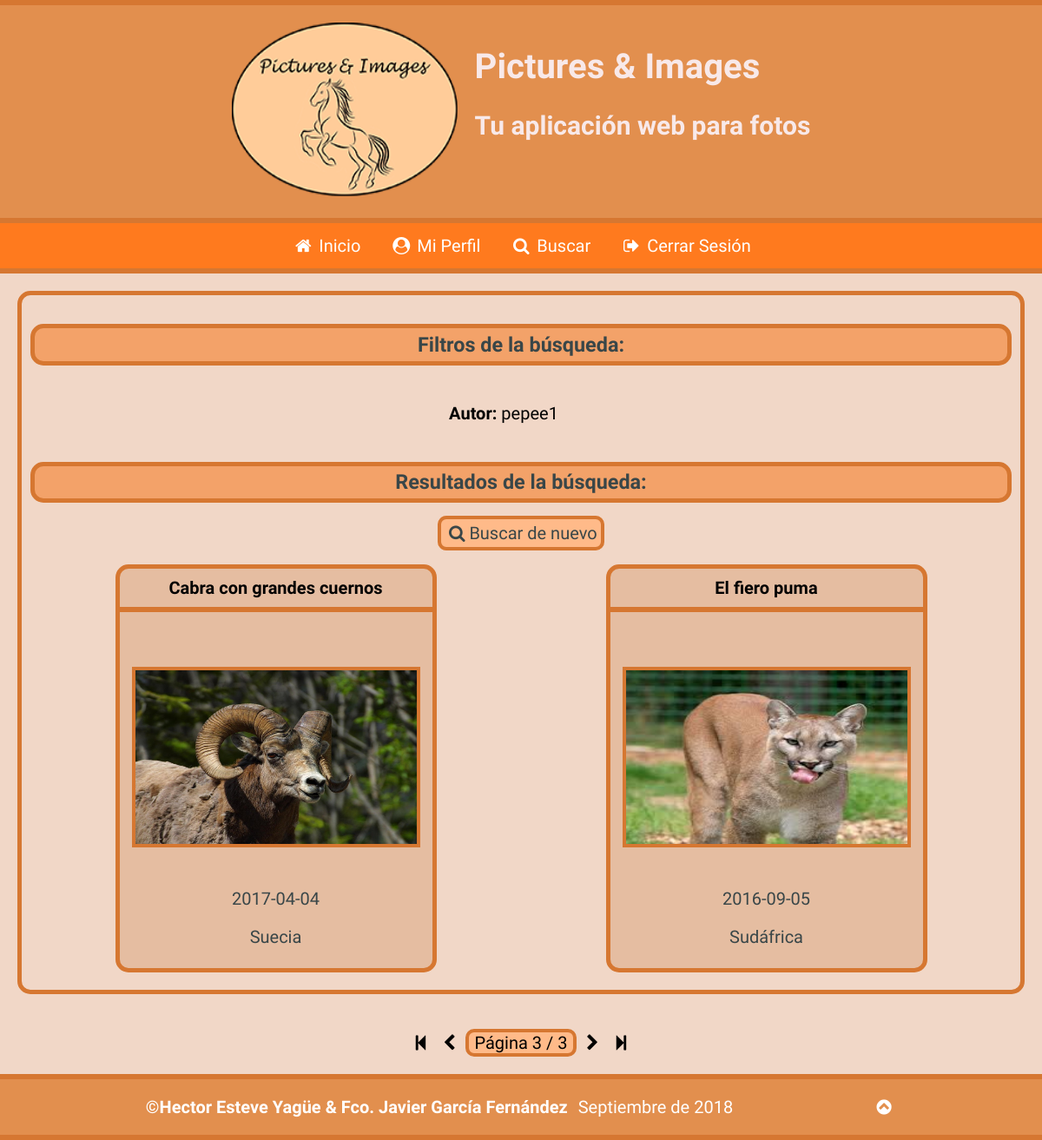
Screenshot of /resultado_busqueda.php?Usuario=1&pagina=3 (signed in) with the database file from the repository.
### tables this page shows
CREATE TABLE `usuarios` (
  `IdUsuario` int(11) NOT NULL,
  `NomUsuario` varchar(15) NOT NULL,
  `Clave` varchar(200) NOT NULL,
  `Email` varchar(200) NOT NULL,
  `Sexo` tinyint(4) NOT NULL,
  `FNacimiento` date NOT NULL,
  `Ciudad` varchar(200) NOT NULL,
  `Pais` int(11) NOT NULL,
  `Foto` varchar(200) NOT NULL,
  `FRegistro` datetime NOT NULL DEFAULT CURRENT_TIMESTAMP ON UPDATE CURRENT_TIMESTAMP,
  `Estilo` int(11) NOT NULL
);

CREATE TABLE `fotos` (
  `IdFoto` int(11) NOT NULL,
  `Titulo` varchar(200) NOT NULL,
  `Descripcion` mediumtext NOT NULL,
  `Fecha` date NOT NULL,
  `Pais` int(11) NOT NULL,
  `Album` int(11) NOT NULL,
  `Fichero` varchar(500) NOT NULL,
  `Alternativo` varchar(200) NOT NULL,
  `FRegistro` datetime NOT NULL DEFAULT CURRENT_TIMESTAMP ON UPDATE CURRENT_TIMESTAMP
);

CREATE TABLE `paises` (
  `IdPais` int(11) NOT NULL,
  `NomPais` varchar(200) NOT NULL,
  `Continente` varchar(200) NOT NULL
);

### extraerDatos.php (called while the page is built, shortened)
<?php
	function extraerUsuario(&$IdUsu){
		if(is_numeric($IdUsu)){
			$sentencia = 'SELECT NomUsuario FROM usuarios WHERE IdUsuario =' . $IdUsu;
			if(!($resultado = $GLOBALS["mysqli"]->query($sentencia))){
				echo "<p>Error al ejecutar la sentencia <b>$sentencia</b>: " . $GLOBALS["mysqli"]->error;
				echo '</p>';
				exit;
			}
			$fila = $resultado->fetch_object();
			return $fila->NomUsuario;
		}
		else{
			return $IdUsu;
		}
	}
?>

### rellenarVariableBusqueda.php (called while the page is built, shortened)
<?php
	$busqueda = '';
	$contador = 0;
	$comparador = "=";
	foreach ($getSaneado as $key => $value){
		if($key == "pagina"){
			$value = null;
		}
		if(!empty($value)){
			if($contador == 0){
				if(is_numeric($value)){
					$busqueda = $busqueda . $key . $comparador . $value;
				}
				else{
					$busqueda = $busqueda . $key . $comparador . "'" . $value . "'";
				}
				$contador = $contador + 1;
			}
		}
	}
	if($busqueda != "No"){
		if(!empty($getSaneado["Desde"]) && !empty($getSaneado["Hasta"])){
			if($getSaneado["Desde"] > $getSaneado["Hasta"]){
				$FechasValidas = false;
				echo <<<cerrarSection
						</div>
					</section>
cerrarSection;
				mostrarMensErrorFechasInvalidas();
			}
			else{
				$key = 'Fecha';
				$comparador = ' BETWEEN ';
				$desde = $getSaneado["Desde"];
				$hasta = $getSaneado["Hasta"];
				$desde = str_replace("-", "", $desde);
				$hasta = str_replace("-", "", $hasta);
				if(is_numeric($desde) && is_numeric($hasta)){
					$desde = (int) $desde;
					$hasta = (int) $hasta;
					$desde = "$desde";
					$hasta = "$hasta";
					if($contador == 0){
						$busqueda = $busqueda . $key . $comparador . $desde . ' AND ' . $hasta;
					}
					else{
						$busqueda = $busqueda . ' AND ' . $key . $comparador . $desde . ' AND ' . $hasta;
					}
				}
				else{
					$busqueda = '';
				}
			}
		}
		else{
			$key = 'Fecha';
			$comparador = ' LIKE ';
			if(!empty($getSaneado["Desde"]) && empty($getSaneado["Hasta"])){
				$value = (string) $getSaneado["Desde"];
				$value = "'%$value%'";
				if($contador == 0){
					$busqueda = $busqueda . $key . $comparador . $value;
				}
				else{
					$busqueda = $busqueda . ' AND ' . $key . $comparador . $value;
				}
			}
			else{
				$busqueda = $busqueda;
			}
		}
	}
	else{
		$busqueda = '';
	}
?>

### paginacion.php (called while the page is built, shortened)
<?php
	if(mysqli_num_rows($resultado) >= 1){
		$numTotalRegistros = mysqli_num_rows($resultado);
		$totalPaginas = ceil($numTotalRegistros / $tamPag);
	}
?>

### resultado_busqueda.php (the view, shortened to what this page needs)
<?php
require_once("head.php");
require_once("header.php");
require_once("conexion_db.php");
if(isset($_SESSION["usuarioLog"]) && $cookieFalsa == false){
	require_once("barraNavSesionIniciada.php");
}
else{
	require_once("barraNavSesionNoIniciada.php");
	if($cookieFalsa){
		mostrarMensErrorCookie();
	}
}
?>
<?php
	require_once("extraerDatos.php");
		$hayGet = false;
		$hayFiltros = false;
		foreach ($_GET as $value){
			if(isset($value)){
				$hayGet=true;
			}
			if(!empty($value)){
				$hayFiltros = true;
			}
		}
		if($hayGet==true){
			if($hayFiltros == true){
				echo<<<filtros
				<section id="resultados">
				<h3>Filtros de la búsqueda:</h3>
				<div id="filtrosAplicados" class="mostrarDatos">
filtros;
				$getSaneado = $_GET;
				foreach ($getSaneado as $key => $value) {
					$clave = $key;
					cambiarClave($clave);
					if(!empty($value)){
						if($key == "Usuario"){
							$value = extraerUsuario($value);
						}
						if($key != "pagina"){
							echo"<p><b>$clave:</b> $value</p>";
						}
					}
				}
				echo "</div>";
				$FechasValidas = true;
				require_once("rellenarVariableBusqueda.php");
				if(!empty($busqueda)){
					$sentencia = 'SELECT IdFoto, f.Titulo, a.Titulo AS AlbumTit, NomUsuario, Fichero, Alternativo, Fecha, NomPais FROM fotos f JOIN albumes a on (f.Album = a.IdAlbum) JOIN usuarios ON (a.Usuario = usuarios.IdUsuario) JOIN paises ON (usuarios.Pais = paises.IdPais) WHERE ' . $busqueda;
					if(!($resultado = $mysqli->query($sentencia))) {
						echo "<p>Error al ejecutar la sentencia <b>$sentencia</b>: " . $mysqli->error;
						echo '</p>';
						exit;
					}
					$tamPag = 5;
					require_once("paginacion.php");
					if(!empty($_GET["pagina"]) && ($_GET["pagina"] > $totalPaginas || !is_numeric($_GET["pagina"]))){
						$pagina = $totalPaginas;
						echo<<<cerrarSection
							</div>
						</section>
cerrarSection;
						mostrarErrorPaginaNoExistente();
					}
					else{
						if($FechasValidas){
							mostrarResultBusq();
						}
					}
				}
		}
		else{
			mostrarErrorNoHaBuscado();
		}
	}
	else{
		mostrarErrorNoHaBuscado();
	}
function cambiarClave(&$clave){
	$clav = array(
		"Album" => "Álbum",
		"NomUsuario" => "Autor",
		"Usuario" => "Autor",
		"FRegistro" => "Fecha",
		"Titulo" => "Título",
		"Descripcion" => "Descripción",
		"palClave" => "Palabra clave",
		"Pais" => "País",
	);
	foreach ($clav as $key => $value) {
		if($clave == $key){
			$clave = $value;
			break;
		}
	}
}
function mostrarResultBusq(){
	echo<<<resultadoBusqueda1
		<h3>Resultados de la búsqueda:</h3>
		<a href="formulario_busqueda.php" title="Realizar otra búsqueda"><span class="icon-search">Buscar de nuevo</span></a>
		<div class="imagenes">
resultadoBusqueda1;
		require_once("paginacion.php");
		$sentencia = $sentencia = 'SELECT IdFoto, f.Titulo, a.Titulo AS AlbumTit, NomUsuario, Fichero, Alternativo, Fecha, NomPais FROM fotos f JOIN albumes a on (f.Album = a.IdAlbum) JOIN usuarios ON (a.Usuario = usuarios.IdUsuario) JOIN paises ON (f.Pais = paises.IdPais) WHERE ' . $GLOBALS["busqueda"] . ' ORDER BY (Fecha) DESC ' . 'LIMIT ' . $GLOBALS["inicio"] . ',' . $GLOBALS["tamPag"];
		if(!($resultado = $GLOBALS["mysqli"]->query($sentencia))) {
			echo "<p>Error al ejecutar la sentencia <b>$sentencia</b>: " . $GLOBALS["mysqli"]->error;
			echo '</p>';
			exit;
		}
		if(mysqli_num_rows($resultado) >= 1){
			while($fila = $resultado->fetch_assoc()){
				$idFoto = $fila["IdFoto"];
				$titulo = $fila["Titulo"];
				$fichero = $fila["Fichero"];
				$alt = $fila["Alternativo"];
				$fecha = $fila["Fecha"];
				$pais = $fila["NomPais"];
		echo<<<articulo
			<article>
				<h4><a href="detalle_foto.php?id=$idFoto" title="Ver detalles de la foto">$titulo</a></h4>
				<figure>
					<a href="detalle_foto.php?id=$idFoto" title="Ver detalles de la foto"><img src="./$fichero" alt="$alt"/></a>
				</figure>
				<footer>
					<p><time datetime="$fecha">$fecha</time></p>
					<p>$pais</p>
				</footer>
			</article>
articulo;
			}
		}
		else{
			echo "<p><b>No hay resultados</b></p>";
		}
	echo<<<resultadoBusqueda2
		</div>
		</section>
		<div class="paginacion">
			<div>
				<a href="resultado_busqueda.php?{$GLOBALS['getUrl']}&pagina=1"><span class="icon-to-start" title="Primeras 5 imágenes"></span></a>
				<a href="resultado_busqueda.php?{$GLOBALS['getUrl']}&pagina={$GLOBALS['paginaAnt']}"><span class="icon-left-open" title="Anteriores 5 imágenes"></span></a>
				<p>Página <output>{$GLOBALS['pagina']}</output> / {$GLOBALS['totalPaginas']}</p>
				<a href="resultado_busqueda.php?{$GLOBALS['getUrl']}&pagina={$GLOBALS['paginaSig']}"><span class="icon-right-open" title="Siguientes 5 imágenes"></span></a>
				<a href="resultado_busqueda.php?{$GLOBALS['getUrl']}&pagina={$GLOBALS['totalPaginas']}"><span class="icon-to-end" title="Últimas 5 imágenes"></span></a>
			</div>
		</div>
resultadoBusqueda2;
}
?>
<?php
	require_once("footer.php");
?>

### estilo.css (style rules this page uses)
body { box-sizing: border-box; min-width: 320px; max-width: 1980px; margin: 0 auto; background-color: #F1D7C7; font-family: 'Kalam', cursive; font-size: 20px; position: relative; }
body>section { margin: 1em; border: 0.3em solid #D67731; border-width: 5px; border-radius: 15px; padding: 0.5em; text-align: center; }
body>section>h3 { background-color: #F3A269; padding: 0.2em; border: 0.3em solid #D67731; border-width: 5px; border-radius: 15px; display: flex; justify-content: center; color: #394648; }
body>section>a { border: 0.2em solid #D67731; border-radius: 10px; background-color: #FFBA89; padding: 0.2em; color: #394648; text-decoration: none; margin: 1em; }
body>section>.imagenes { display: flex; flex-direction: row; flex-wrap: wrap; justify-content: space-around; margin-top: 0.7em; }
body>section>.imagenes>article { display: flex; flex-direction: column; background-color: #E5BDA1; border: 0.3em solid #D67731; border-width: 5px; border-radius: 15px; justify-content: space-between; color: #394648; overflow: hidden; height: 23em; width: 18em; margin: 0.5em; }
body>section>.imagenes>article>figure { margin: 0; margin-top: 1em; border: 0.2em solid #D67731; width: 90%; height: 10em; align-self: center; }
body>section>.imagenes>article>figure>a { margin: 0; display: flex; flex-direction: column; transition: all .35s ease-in-out; width: 100%; height: 100%; }
body>section>.imagenes>article>figure>a>img { width: 100%; height: 100%; align-self: center; }
body>section>.imagenes>article>h4 { margin: 0; border-bottom: 0.3em solid #D67731; padding: 0.5em; text-overflow: ellipsis; width: 100%; white-space: nowrap; overflow: hidden; align-self: center; }
body>section>.imagenes>article>h4>a { text-decoration: none; color: #000000; cursor: pointer; }
body>section>.imagenes>article>footer { display: flex; flex-direction: column; padding: 0.2em; border-radius: 15px; margin-bottom: 1em; }
body>section>.imagenes>article>footer>p { color: #394648; margin: 0; }
body>section>.imagenes>article>footer>p:first-of-type { margin-bottom: 1em; }
body>section>.mostrarDatos>p { margin-right: 2em; }
body>.paginacion { align-self: center; display: flex; justify-content: center; }
body>.paginacion>div>a { text-decoration: none; color: #000000; }
body>.paginacion>div>a,p { justify-content: center; display: inline-block; }
body>.paginacion>div>a>span { text-decoration: none; }
body>.paginacion>div>p { border: 0.2em solid #D67731; border-radius: 10px; background-color: #FFBA89; padding-left: 0.3em; padding-right: 0.3em; }

### rows the page displays
usuarios: NomUsuario "pepee1"
fotos: Titulo "Cabra con grandes cuernos", Fichero (picture), Fecha "2017-04-04", Pais.NomPais "Suecia"
fotos: Titulo "El fiero puma", Fichero (picture), Fecha "2016-09-05", Pais.NomPais "Sudáfrica"

### other values shown
$GLOBALS['pagina'] "3"
$GLOBALS['totalPaginas'] "3"
